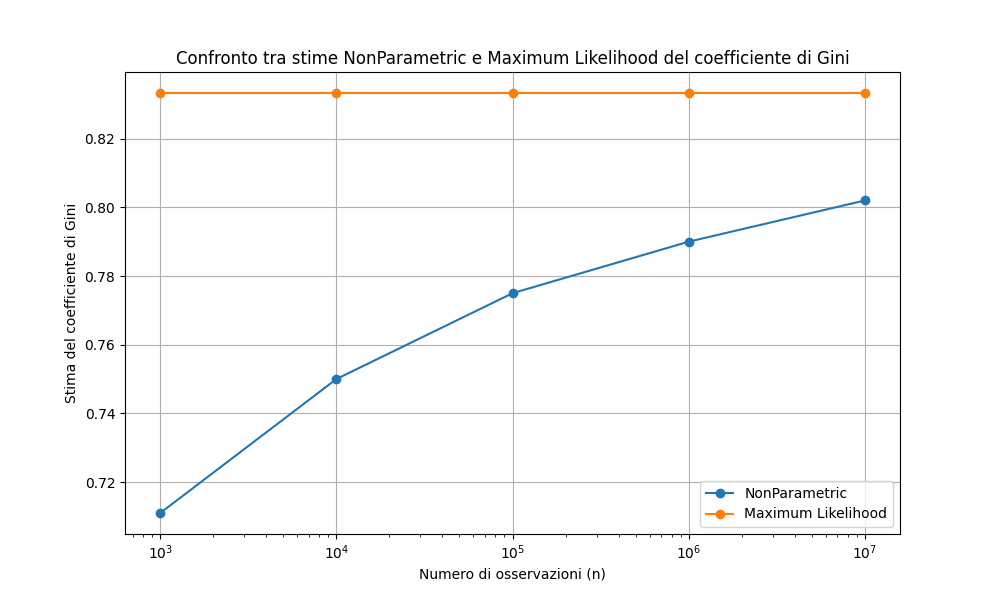

Generate this figure with Python:
'''
Guardando il grafico, vediamo che entrambi i metodi, sia il "NonParametric" che il "Maximum Likelihood", ci danno un numero che sembra essere vicino a 0.8333 quando abbiamo molte persone nel gruppo. Questo potrebbe significare che la distribuzione dei soldi diventa più equa quando abbiamo molte persone nel gruppo.
'''

import numpy as np
import matplotlib.pyplot as plt

# Dati dalla tabella
n = [10**3, 10**4, 10**5, 10**6, 10**7]
nonpar = [0.711, 0.750, 0.775, 0.790, 0.802]
ml = [0.8333, 0.8333, 0.8333, 0.8333, 0.8333]

# Plot
plt.figure(figsize=(10, 6))
plt.plot(n, nonpar, marker='o', label='NonParametric')
plt.plot(n, ml, marker='o', label='Maximum Likelihood')
plt.xscale('log')
plt.xlabel('Numero di osservazioni (n)')
plt.ylabel('Stima del coefficiente di Gini')
plt.title('Confronto tra stime NonParametric e Maximum Likelihood del coefficiente di Gini')
plt.legend()
plt.grid(True)
plt.show()
